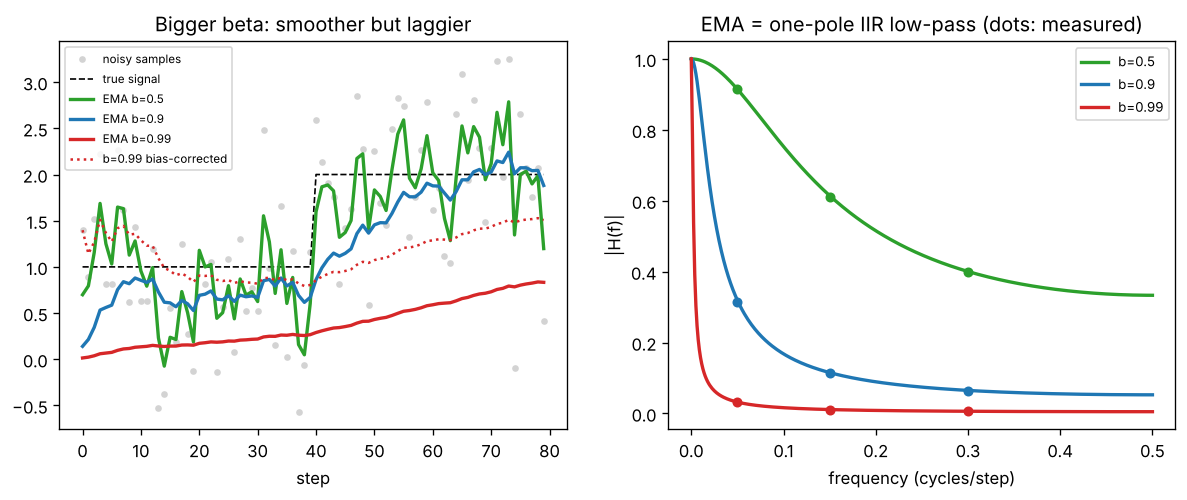

Python code for this plot:
"""
Day 135 - Consolidation: the EMA thread (momentum -> Adam -> BatchNorm running stats -> DINO teacher -> DQN target net).

Left : EMA of a noisy 1-D "gradient" signal for beta = 0.5, 0.9, 0.99 (larger beta = smoother but laggier),
       plus the Adam bias-corrected estimate for beta = 0.99 which fixes the cold-start shrinkage toward 0.
Right: the EMA is a one-pole IIR low-pass filter. |H(w)| = (1-b)/sqrt(1 - 2 b cos w + b^2), drawn for the same betas;
       the dots are measured gains from filtering pure sinusoids.
All data synthetic, seed 42, 80 samples.
"""
import numpy as np
import matplotlib.pyplot as plt

np.random.seed(42)
T = 80
t = np.arange(T)
true = np.where(t < 40, 1.0, 2.0)                     # step in the underlying signal
x = true + 0.8 * np.random.randn(T)                   # noisy observations


def ema(sig, b, correct=False):
    m, out = 0.0, []
    for i, v in enumerate(sig, start=1):
        m = b * m + (1 - b) * v
        out.append(m / (1 - b ** i) if correct else m)
    return np.array(out)


fig, (ax1, ax2) = plt.subplots(1, 2, figsize=(12, 4.2))
ax1.plot(t, x, ".", c="lightgray", label="noisy samples")
ax1.plot(t, true, "k--", lw=1, label="true signal")
for b, c in [(0.5, "tab:green"), (0.9, "tab:blue"), (0.99, "tab:red")]:
    ax1.plot(t, ema(x, b), c=c, lw=2, label=f"EMA b={b}")
ax1.plot(t, ema(x, 0.99, correct=True), c="tab:red", lw=1.5, ls=":", label="b=0.99 bias-corrected")
ax1.set_xlabel("step")
ax1.set_title("Bigger beta: smoother but laggier")
ax1.legend(fontsize=7)

w = np.linspace(0, np.pi, 400)
n = np.arange(2000)
for b, c in [(0.5, "tab:green"), (0.9, "tab:blue"), (0.99, "tab:red")]:
    H = (1 - b) / np.sqrt(1 - 2 * b * np.cos(w) + b ** 2)
    ax2.plot(w / (2 * np.pi), H, c=c, lw=2, label=f"b={b}")
    ws = np.array([0.05, 0.15, 0.3]) * 2 * np.pi
    meas = [np.abs(ema(np.sin(wi * n), b)[1000:]).max() for wi in ws]
    ax2.plot(ws / (2 * np.pi), meas, "o", c=c, ms=5)
    print(f"b={b}: time constant 1/(1-b) = {1/(1-b):.0f} steps, DC gain = 1.0, gain at Nyquist = {(1-b)/(1+b):.4f}")
ax2.set_xlabel("frequency (cycles/step)")
ax2.set_ylabel("|H(f)|")
ax2.set_title("EMA = one-pole IIR low-pass (dots: measured)")
ax2.legend(fontsize=8)

print("step-0 raw EMA (b=0.99) of first sample:", round(ema(x, 0.99)[0], 4), "vs x[0] =", round(x[0], 4),
      "| bias-corrected:", round(ema(x, 0.99, True)[0], 4))
plt.savefig("graph_DAY_135.png", dpi=120, bbox_inches="tight")
